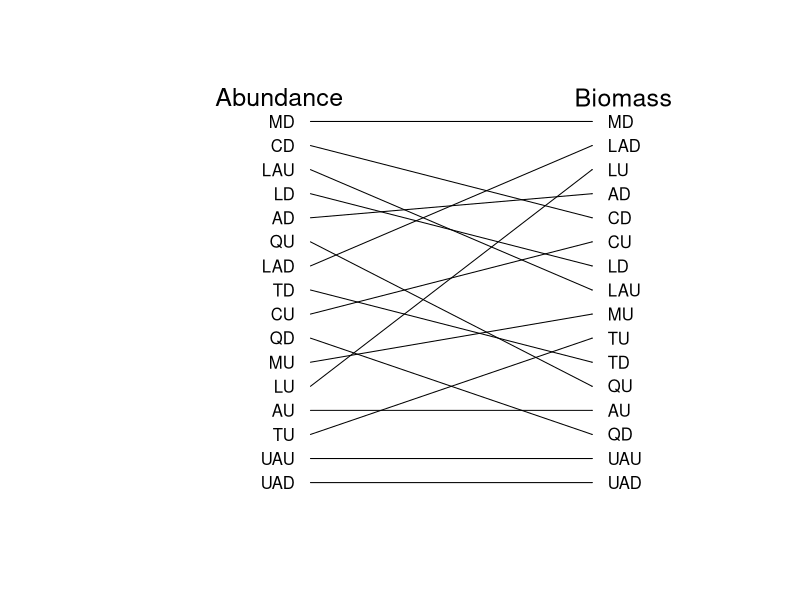

R code for this plot:
## ---- chunk 1
###Making a plot of how high pressure predation sites are when measured in 
#different levels of predation ABUNDANCE

setwd("C:\\Users\\faj\\Documents\\OneDrive for Business\\research\\bioTIME\\users\\Faith\\TriniFishPredation")

library(dplyr)
library(tidyr)
library(ggplot2)
library(lme4)
library(Cairo)


#preparing data 

fishDataAll <- read.csv("Fish data June 2017.csv")
head(fishDataAll)

siteCodes <- read.csv("siteCodes.csv")

selectMonths <- c("07", "08")# i am selecting out these months because then i can use the last timepoint 

#select data from only the July and Auguest, and remove first year 
SelectData <- fishDataAll %>% 
	separate(date, c("Day", "Month", "Year"), sep = "/") %>%
	filter(Year != 2010)%>%
	filter(Month %in% selectMonths)

fishData <- data.frame(SelectData)

fishData$AbundanceAll <- fishData$numbercaught + fishData$numberseen

#calculating percentage biomass so i can incude years with 0 abundance

fishData$TotBiomass <- (fishData$numbercaught + fishData$numberseen)* fishData$weight
TotBioSite<- fishData %>% 
	group_by(site, Year) %>%
	summarise(BiomasSiteSum = sum(TotBiomass, na.rm=TRUE))
siteBiomass <- data.frame(TotBioSite)


#Narrow Predation data
#-------------------------
predatorsAbN <- fishData %>% 
	filter(species == "Hoplias malabaricus" | species == "Crenicichla frenata")  %>%
	group_by(site, Year) %>%
	summarise(AbundanceSum = sum(AbundanceAll))

predatorsAb <- data.frame(predatorsAbN)
predatorsAb$Year <- as.numeric(predatorsAb$Year)

#add the total site biomass data, just to i can identify sites with no predators 
FishDataTotAb <- merge(siteBiomass, predatorsAb, by = c("site" ,"Year"),all=TRUE) # this makes sure i 
#know what years had no predators recoreded in 
FishDataTotAb$AbundanceSum[is.na(FishDataTotAb$AbundanceSum)] <- 0

Narrowa <- aggregate(FishDataTotAb$AbundanceSum, list(FishDataTotAb$site), mean, na.rm=TRUE)

orderNarrowa <- Narrowa[order(Narrowa$x),]
head(orderNarrowa)

orderNarrowa$predOrderNa <- c(1:nrow(orderNarrowa))
## ---- chunk 2
setwd("C:\\Users\\faj\\Documents\\OneDrive for Business\\research\\FishPredation\\Data")

library(dplyr)
library(tidyr)
library(ggplot2)
library(lme4)
library(Cairo)


#preparing data 

fishDataAll <- read.csv("Fish data June 2017.csv")
head(fishDataAll)
str(fishDataAll)
levels(fishDataAll$species)
selectMonths <- c("07", "08")# i am selecting out these months because then i can use the last timepoint 


#select data from only the July and Auguest, and remove first year 
SelectData <- fishDataAll %>% 
	separate(date, c("Day", "Month", "Year"), sep = "/") %>%
	filter(Year != 2010)%>%
	filter(Month %in% selectMonths)

fishData <- data.frame(SelectData)

#calculate biomass
fishData$TotBiomass <- (fishData$numbercaught + fishData$numberseen)* fishData$weight


#calculating percentage biomass
TotBioSite<- fishData %>% 
	group_by(site, Year) %>%
	summarise(BiomasSiteSum = sum(TotBiomass, na.rm=TRUE))

siteBiomass <- data.frame(TotBioSite)

#Narrow Predation data
#-------------------------

#sum biomass per site and year
predatorsBioN <- fishData %>% 
	filter(species == "Hoplias malabaricus" | species == "Crenicichla frenata") %>%
	group_by(site, Year) %>%
	summarise(BiomassSum = sum(TotBiomass))

predatorsBio <- data.frame(predatorsBioN)
predatorsBio$Year <- as.numeric(predatorsBio$Year)
siteBiomass$Year <- as.numeric(siteBiomass$Year)

FishDataTot <- merge(siteBiomass, predatorsBio, by = c("site" ,"Year"),all=TRUE) # this makes sure i 
#know what years had no predators recoreded in 
head(FishDataTot)
FishDataTot$BiomassSum[is.na(FishDataTot$BiomassSum)] <- 0

FishDataTot$PropMass <- FishDataTot$BiomassSum / FishDataTot$BiomasSiteSum

Narrowb <- aggregate(FishDataTot$BiomassSum, list(FishDataTot$site), mean, na.rm=TRUE)

orderNarrowb <- Narrowb[order(Narrowb$x),]
head(orderNarrowb)

orderNarrowb$predOrderNb <- c(1:nrow(orderNarrowb))

## ---- chunk 3

bothNarrowc <- merge(orderNarrowb, orderNarrowa, by = "Group.1")
bothNarrow <- merge(bothNarrowc, siteCodes, by.x = "Group.1", by.y = "siteNames")


## ---- chunk 4
Cairo(file="C:\\Users\\faj\\Documents\\OneDrive for Business\\research\\bioTIME\\users\\Faith\\TriniFishPredation\\narrowAB_tangle.png",
     type="png",
      units="in", 
      width=8,
      height=6,
     pointsize=12,
     dpi=100)

plotSetup <- data.frame(cbind(c(1:17),c(20:60))) # data to plot onto emptyp plot
plot(x = plotSetup$X2, y = plotSetup$X1, col="white", axes=FALSE , ylab = " ", xlab = "  ", type = "n")

#plot arrows
arrows(x0 = 33, y0 = bothNarrow$predOrderNa, x1 = 51, y1 = bothNarrow$predOrderNb, length = 0.001)


#plotting text 
text(x = 52, y = bothNarrow$predOrderNb, labels = bothNarrow$codes, adj = c(0,NA))
text(x = 32, y = bothNarrow$predOrderNa, labels = bothNarrow$codes, adj = c(1,NA))


text(x = 31, y = 17, labels = "Abundance", cex = 1.5)
text(x = 53, y = 17, labels = "Biomass", cex = 1.5)


dev.off()

## ---- chunk 5
rownames(bothNarrow) <-  bothNarrow$Group.1
corOrderNarrow <-  bothNarrow[,c(2, 4)] 
names(corOrderNarrow ) <-  c("Biomass", "Abundance")
cor(corOrderNarrow , method="spearman")
cor.test(corOrderNarrow$Biomass,corOrderNarrow$Abundance, method="spearman")
